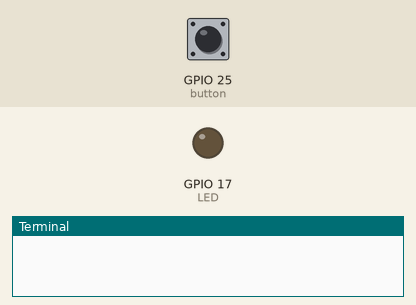
The program below on a simulated Raspberry Pi (BCM pin numbers). Parts: output pins drawn as LEDs (lit = HIGH), the last lines printed to the terminal. The test bench sets the inputs (shaded band); at power-on: GPIO 25 (button) LOW.

Above: at 1.2 s.
1.3 s: GPIO 25 (button) pulled HIGH for 0.15 s
At 2.4 s:
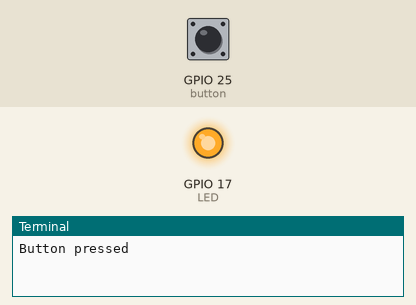
2.9 s: GPIO 25 (button) pulled HIGH for 1 s
At 4.9 s:
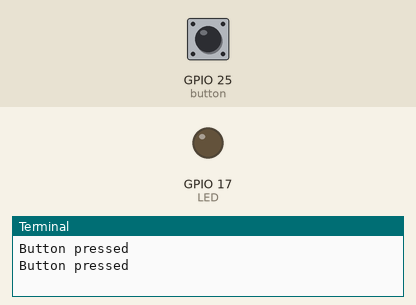
5.4 s: GPIO 25 (button) pulled HIGH for 3.2 s
At 9.6 s:
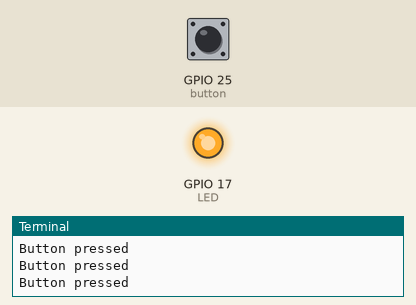
Timing chart, 0 to 11.1 s (numbered marks = the images above; inputs shaded):
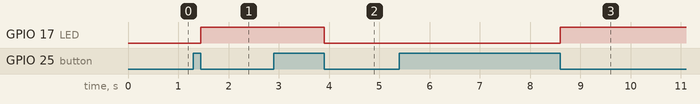

Measured:
- after the input at 1.3 s, GPIO 17 (LED): LOW → HIGH after 0.15 s
- after the input at 2.9 s, GPIO 17 (LED): HIGH → LOW after 1.0 s
- after the input at 5.4 s, GPIO 17 (LED): LOW → HIGH after 3.2 s

The program:

buttonLED.py
```python
from time import sleep
import RPi.GPIO as GPIO
GPIO.setmode(GPIO.BCM)

LED = 17
button = 25
GPIO.setup(LED, GPIO.OUT)
GPIO.setup(button, GPIO.IN)

toggle = False
while True:
	GPIO.output(LED, toggle)

	if GPIO.input(button):
		toggle = not toggle
		print("Button pressed")
		while GPIO.input(button):
			pass
```
